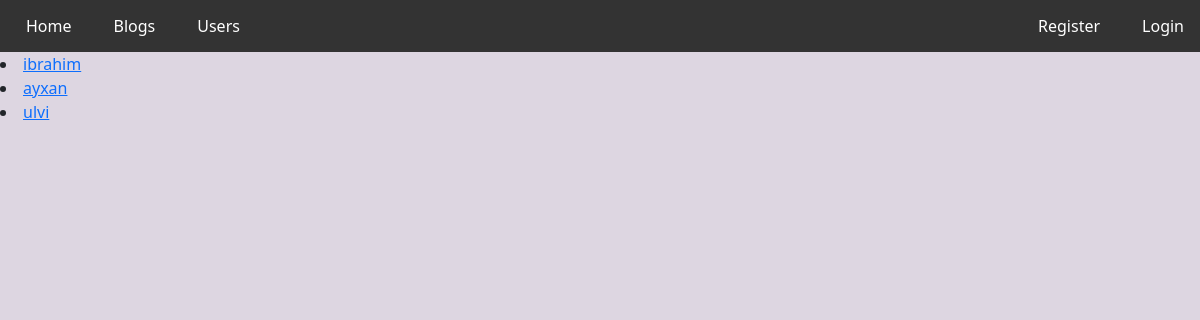
The page /bilqram/users on the database as committed earlier.
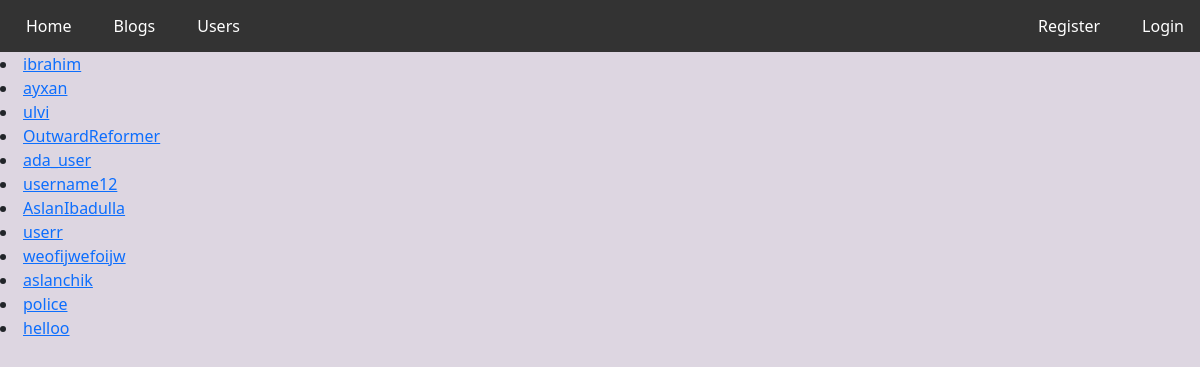
The same page on the database as committed later.
### Bilqram/models.py (models this page shows, shortened)
class User(models.Model):
    username = models.CharField(max_length=20)
    password = models.CharField(max_length=30)
    email = models.EmailField()
    name = models.CharField(max_length=15)
    surname = models.CharField(max_length=15)
    profile_pic = models.ImageField(upload_to='Bilqram/Images/Profile_Pictures')
    contributionScore = models.IntegerField(default=0)

### Bilqram/views.py (the view)
# urls.py: path('users', views.users, name='users'),
def users(request):
    user_list = User.objects.all()
    context = {
        'user_list': user_list
    }
    return render(request, 'Bilqram/users.html', context)

### Bilqram/templates/Bilqram/users.html (shortened to what this page needs)
{% extends 'Bilqram/base.html' %}
{% block content %}
    {% if user_list  %}
        {% for user in user_list %}
            <li><a href="{% url 'Bilqram:user' user.username %}">{{ user.username }}</a></li>
        {% endfor %}
    {% endif %}
{% endblock %}

Rows that differ between the two databases and show on the page:
added User: username "OutwardReformer"
added User: username "ada_user"
added User: username "username12"
added User: username "AslanIbadulla"
added User: username "userr"
added User: username "weofijwefoijw"
added User: username "aslanchik"
added User: username "police"
added User: username "helloo"
